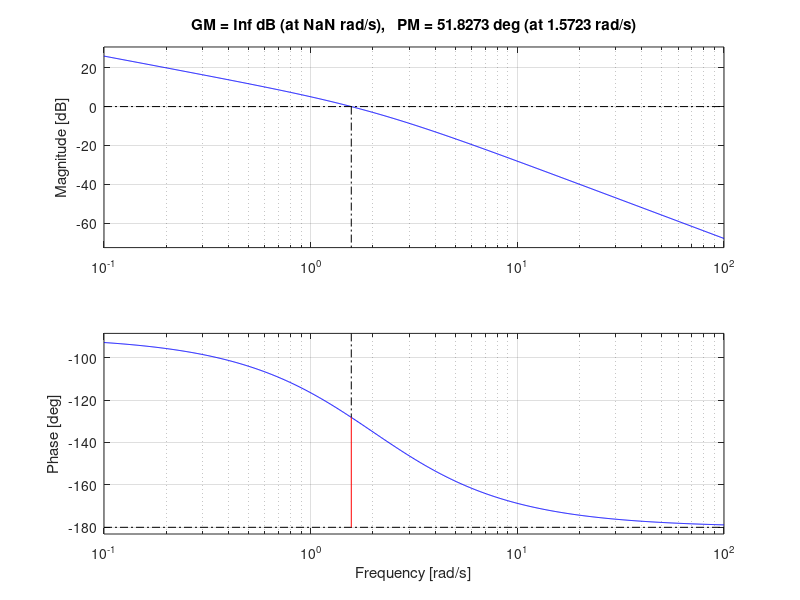
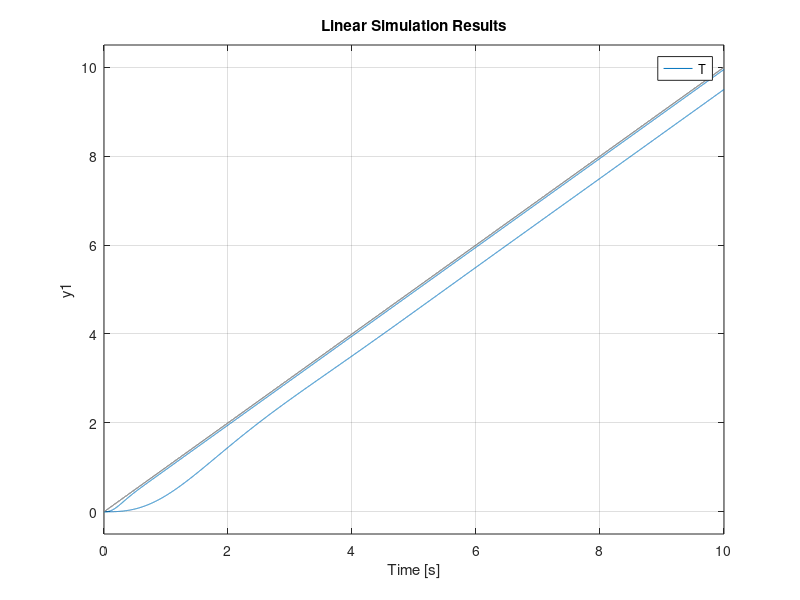
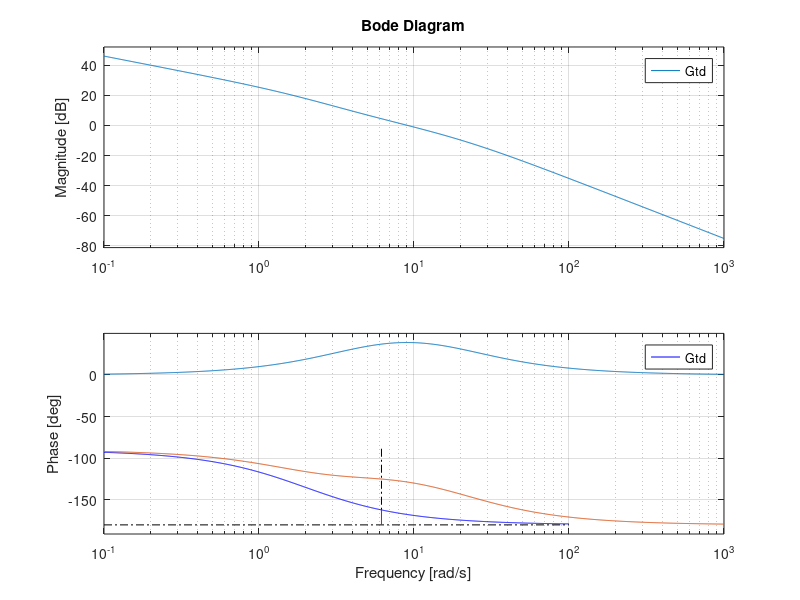
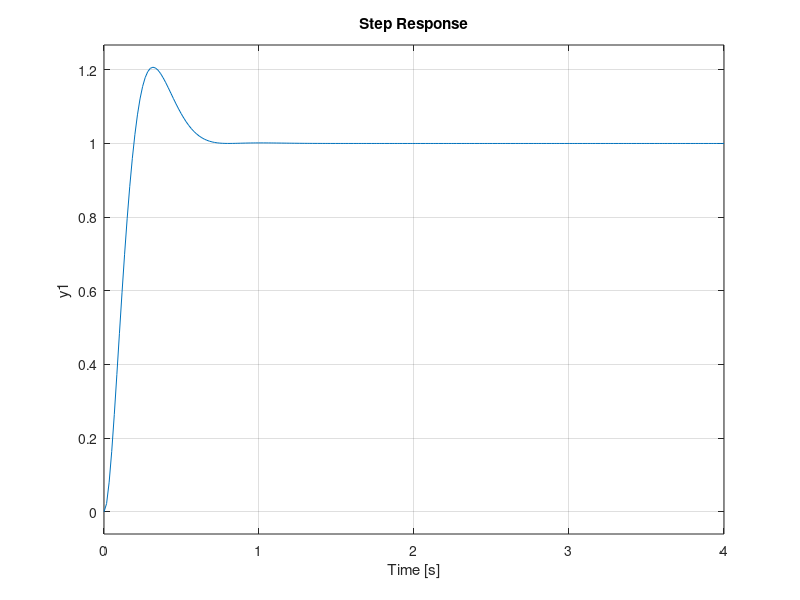

These figures' MATLAB source, in order:
% ej0627_compensadorAdelanto
G=tf(4,[1 2 0])
figure(1)
margin(G)

T=G/(1+G);
figure(5)
step(T)
t=0:0.001:10;
figure(2)
lsim(T,t,t)

K=10;
G1=K*G;
figure(3)
margin(G1)

phic=39;
alfa=(1-sind(phic))/(1+sind(phic))

% Frecuencia de cruce de ganancia nueva
magGcwm=1/sqrt(alfa);
magGcwm=20*log10(magGcwm);% decibeles

wc=9; %rad/seg
z=sqrt(alfa)*wc; % 1/T
p=wc/sqrt(alfa); % 1/(alfa*T)


Gc=tf([1 z],[1 p])% sin Kc
Kc=K/alfa;
Gc=Kc*Gc;

figure(3)
hold on
bode(Gc)
Gtd=G*Gc;
bode(Gtd)

figure(4)
margin(Gtd)

T=Gtd/(1+Gtd);
step(T)
t=0:0.001:10;

figure(2)
hold on
lsim(T,t,t)